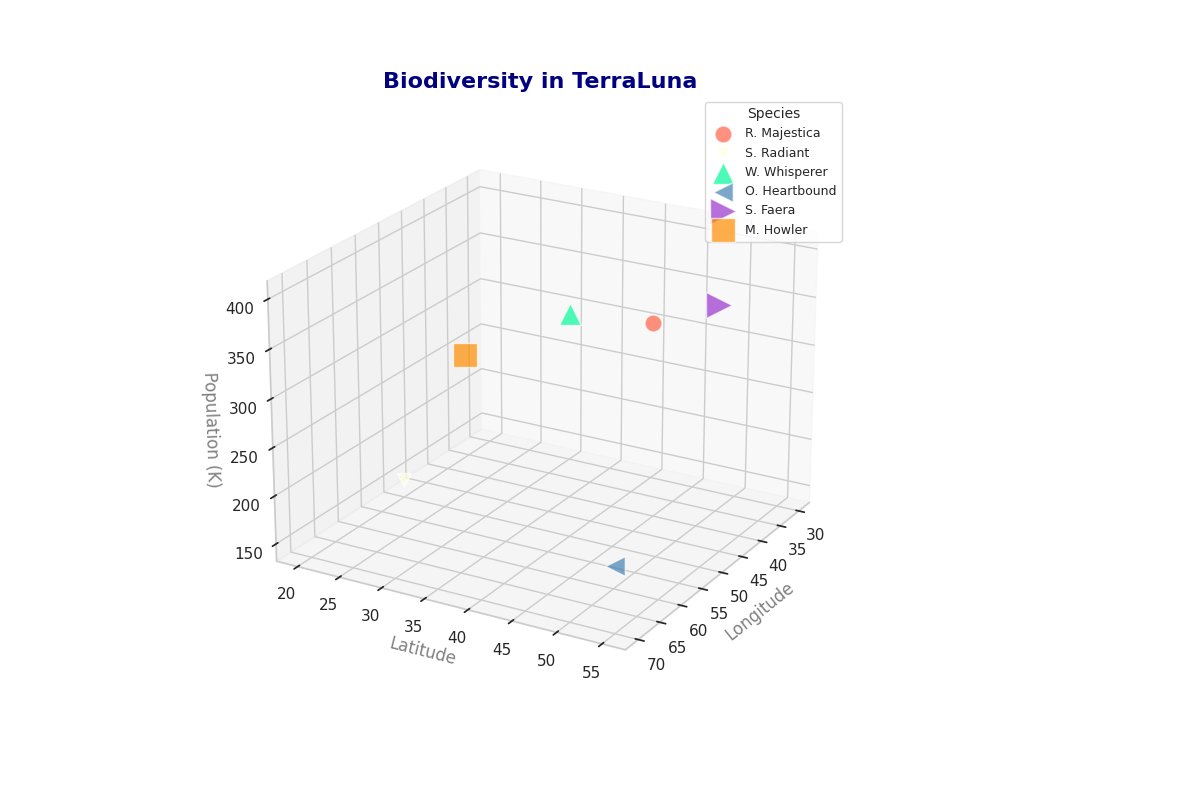

Python code for this plot:
import matplotlib.pyplot as plt
import numpy as np
from mpl_toolkits.mplot3d import Axes3D

species_names = ['R. Majestica', 'S. Radiant', 'W. Whisperer', 
                 'O. Heartbound', 'S. Faera', 'M. Howler']

species_data = [
    [30, 40, 300, 150],
    [50, 20, 150, 100],
    [60, 45, 400, 250],
    [70, 55, 200, 200],
    [35, 50, 350, 350],
    [45, 25, 280, 300]
]

longitudes = [data[0] for data in species_data]
latitudes = [data[1] for data in species_data]
populations = [data[2] for data in species_data]
impacts = [data[3] for data in species_data]

colors = ['#FF6347', '#FFFFE0', '#00FA9A', '#4682B4', '#9932CC', '#FF8C00']  # shuffled colors
markers = ['o', 'v', '^', '<', '>', 's']  # different marker types

fig = plt.figure(figsize=(12, 8))
ax = fig.add_subplot(111, projection='3d')

for i, species in enumerate(species_names):
    ax.scatter(longitudes[i], latitudes[i], populations[i], s=impacts[i], c=colors[i],
               label=species, alpha=0.7, edgecolors='w', marker=markers[i])

ax.set_xlabel('Longitude', fontsize=12, color='gray')
ax.set_ylabel('Latitude', fontsize=12, color='gray')
ax.set_zlabel('Population (K)', fontsize=12, color='gray')
ax.set_title('Biodiversity in TerraLuna', fontsize=16, color='navy', fontweight='bold')

ax.legend(title="Species", loc='upper right', fontsize=9, title_fontsize='10')
ax.grid(True, linestyle='--', alpha=0.7)
ax.view_init(elev=22, azim=30)

plt.subplots_adjust(left=0.1, right=0.8)
plt.show()
